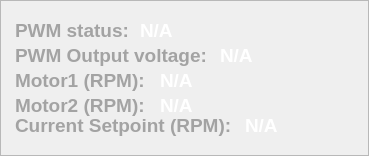
           <widget class="QFrame" name="frame_5">
            <property name="geometry">
             <rect>
              <x>210</x>
              <y>200</y>
              <width>369</width>
              <height>156</height>
             </rect>
            </property>
            <property name="styleSheet">
             <string notr="true">border-image: url(:/background.png/overview_box.png);</string>
            </property>
            <property name="frameShape">
             <enum>QFrame::StyledPanel</enum>
            </property>
            <property name="frameShadow">
             <enum>QFrame::Raised</enum>
            </property>
            <widget class="QLabel" name="label_7">
             <property name="geometry">
              <rect>
               <x>15</x>
               <y>15</y>
               <width>121</width>
               <height>31</height>
              </rect>
             </property>
             <property name="font">
              <font>
               <family>Arial</family>
               <pointsize>14</pointsize>
               <weight>75</weight>
               <bold>true</bold>
              </font>
             </property>
             <property name="styleSheet">
              <string notr="true">color: rgb(163, 163, 163);
border-image:none;</string>
             </property>
             <property name="text">
              <string>PWM status:</string>
             </property>
             <property name="alignment">
              <set>Qt::AlignLeading|Qt::AlignLeft|Qt::AlignVCenter</set>
             </property>
            </widget>
            <widget class="QLabel" name="label_8">
             <property name="geometry">
              <rect>
               <x>15</x>
               <y>40</y>
               <width>201</width>
               <height>31</height>
              </rect>
             </property>
             <property name="font">
              <font>
               <family>Arial</family>
               <pointsize>14</pointsize>
               <weight>75</weight>
               <bold>true</bold>
              </font>
             </property>
             <property name="styleSheet">
              <string notr="true">color: rgb(163, 163, 163);
border-image:none;</string>
             </property>
             <property name="text">
              <string>PWM Output voltage:</string>
             </property>
             <property name="alignment">
              <set>Qt::AlignLeading|Qt::AlignLeft|Qt::AlignVCenter</set>
             </property>
            </widget>
            <widget class="QLabel" name="label_9">
             <property name="geometry">
              <rect>
               <x>15</x>
               <y>65</y>
               <width>141</width>
               <height>31</height>
              </rect>
             </property>
             <property name="font">
              <font>
               <family>Arial</family>
               <pointsize>14</pointsize>
               <weight>75</weight>
               <bold>true</bold>
              </font>
             </property>
             <property name="styleSheet">
              <string notr="true">color: rgb(163, 163, 163);
border-image:none;</string>
             </property>
             <property name="text">
              <string>Motor1 (RPM):</string>
             </property>
             <property name="alignment">
              <set>Qt::AlignLeading|Qt::AlignLeft|Qt::AlignVCenter</set>
             </property>
            </widget>
            <widget class="QLabel" name="label_10">
             <property name="geometry">
              <rect>
               <x>15</x>
               <y>90</y>
               <width>141</width>
               <height>31</height>
              </rect>
             </property>
             <property name="font">
              <font>
               <family>Arial</family>
               <pointsize>14</pointsize>
               <weight>75</weight>
               <bold>true</bold>
              </font>
             </property>
             <property name="styleSheet">
              <string notr="true">color: rgb(163, 163, 163);
border-image:none;</string>
             </property>
             <property name="text">
              <string>Motor2 (RPM):</string>
             </property>
             <property name="alignment">
              <set>Qt::AlignLeading|Qt::AlignLeft|Qt::AlignVCenter</set>
             </property>
            </widget>
            <widget class="QLabel" name="label_11">
             <property name="geometry">
              <rect>
               <x>15</x>
               <y>110</y>
               <width>221</width>
               <height>31</height>
              </rect>
             </property>
             <property name="font">
              <font>
               <family>Arial</family>
               <pointsize>14</pointsize>
               <weight>75</weight>
               <bold>true</bold>
              </font>
             </property>
             <property name="styleSheet">
              <string notr="true">color: rgb(163, 163, 163);
border-image:none;</string>
             </property>
             <property name="text">
              <string>Current Setpoint (RPM):</string>
             </property>
             <property name="alignment">
              <set>Qt::AlignLeading|Qt::AlignLeft|Qt::AlignVCenter</set>
             </property>
            </widget>
            <widget class="QLabel" name="stir_PWM_val">
             <property name="geometry">
              <rect>
               <x>140</x>
               <y>15</y>
               <width>121</width>
               <height>31</height>
              </rect>
             </property>
             <property name="font">
              <font>
               <family>Arial</family>
               <pointsize>14</pointsize>
               <weight>75</weight>
               <bold>true</bold>
              </font>
             </property>
             <property name="styleSheet">
              <string notr="true">color: rgb(255, 255, 255);
border-image:none;</string>
             </property>
             <property name="text">
              <string>N/A</string>
             </property>
             <property name="alignment">
              <set>Qt::AlignLeading|Qt::AlignLeft|Qt::AlignVCenter</set>
             </property>
            </widget>
            <widget class="QLabel" name="stir_PWM_vol">
             <property name="geometry">
              <rect>
               <x>220</x>
               <y>40</y>
               <width>121</width>
               <height>31</height>
              </rect>
             </property>
             <property name="font">
              <font>
               <family>Arial</family>
               <pointsize>14</pointsize>
               <weight>75</weight>
               <bold>true</bold>
              </font>
             </property>
             <property name="styleSheet">
              <string notr="true">color: rgb(255, 255, 255);
border-image:none;</string>
             </property>
             <property name="text">
              <string>N/A</string>
             </property>
             <property name="alignment">
              <set>Qt::AlignLeading|Qt::AlignLeft|Qt::AlignVCenter</set>
             </property>
            </widget>
            <widget class="QLabel" name="label_22">
             <property name="geometry">
              <rect>
               <x>160</x>
               <y>65</y>
               <width>121</width>
               <height>31</height>
              </rect>
             </property>
             <property name="font">
              <font>
               <family>Arial</family>
               <pointsize>14</pointsize>
               <weight>75</weight>
               <bold>true</bold>
              </font>
             </property>
             <property name="styleSheet">
              <string notr="true">color: rgb(255, 255, 255);
border-image:none;</string>
             </property>
             <property name="text">
              <string>N/A</string>
             </property>
             <property name="alignment">
              <set>Qt::AlignLeading|Qt::AlignLeft|Qt::AlignVCenter</set>
             </property>
            </widget>
            <widget class="QLabel" name="label_23">
             <property name="geometry">
              <rect>
               <x>160</x>
               <y>90</y>
               <width>121</width>
               <height>31</height>
              </rect>
             </property>
             <property name="font">
              <font>
               <family>Arial</family>
               <pointsize>14</pointsize>
               <weight>75</weight>
               <bold>true</bold>
              </font>
             </property>
             <property name="styleSheet">
              <string notr="true">color: rgb(255, 255, 255);
border-image:none;</string>
             </property>
             <property name="text">
              <string>N/A</string>
             </property>
             <property name="alignment">
              <set>Qt::AlignLeading|Qt::AlignLeft|Qt::AlignVCenter</set>
             </property>
            </widget>
            <widget class="QLabel" name="stir_setpoint_val">
             <property name="geometry">
              <rect>
               <x>245</x>
               <y>110</y>
               <width>121</width>
               <height>31</height>
              </rect>
             </property>
             <property name="font">
              <font>
               <family>Arial</family>
               <pointsize>14</pointsize>
               <weight>75</weight>
               <bold>true</bold>
              </font>
             </property>
             <property name="styleSheet">
              <string notr="true">color: rgb(255, 255, 255);
border-image:none;</string>
             </property>
             <property name="text">
              <string>N/A</string>
             </property>
             <property name="alignment">
              <set>Qt::AlignLeading|Qt::AlignLeft|Qt::AlignVCenter</set>
             </property>
            </widget>
           </widget>
